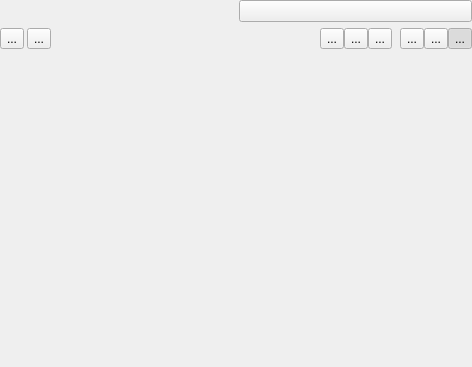
<?xml version="1.0" encoding="utf-8"?>
<ui version="4.0">
 <class>qMRMLTableViewControllerWidget</class>
 <widget class="ctkPopupWidget" name="qMRMLTableViewControllerWidget">
  <property name="geometry">
   <rect>
    <x>0</x>
    <y>0</y>
    <width>472</width>
    <height>367</height>
   </rect>
  </property>
  <property name="windowTitle">
   <string>Table View Controller</string>
  </property>
  <layout class="QVBoxLayout" name="verticalLayout">
   <property name="margin">
    <number>0</number>
   </property>
   <item>
    <layout class="QHBoxLayout" name="horizontalLayout_3">
     <property name="sizeConstraint">
      <enum>QLayout::SetMinimumSize</enum>
     </property>
     <item>
      <widget class="qMRMLNodeComboBox" name="tableComboBox">
       <property name="nodeTypes">
        <stringlist>
         <string>vtkMRMLTableNode</string>
        </stringlist>
       </property>
       <property name="noneEnabled">
        <bool>true</bool>
       </property>
       <property name="addEnabled">
        <bool>true</bool>
       </property>
       <property name="removeEnabled">
        <bool>true</bool>
       </property>
       <property name="renameEnabled">
        <bool>true</bool>
       </property>
      </widget>
     </item>
     <item>
      <widget class="QPushButton" name="LockTableButton">
       <property name="sizePolicy">
        <sizepolicy hsizetype="Preferred" vsizetype="Preferred">
         <horstretch>0</horstretch>
         <verstretch>0</verstretch>
        </sizepolicy>
       </property>
       <property name="minimumSize">
        <size>
         <width>30</width>
         <height>0</height>
        </size>
       </property>
       <property name="toolTip">
        <string>Allow table editing</string>
       </property>
       <property name="text">
        <string/>
       </property>
       <property name="icon">
        <iconset>
         <normaloff>:/Icons/Medium/SlicerUnlock.png</normaloff>:/Icons/Medium/SlicerUnlock.png</iconset>
       </property>
       <property name="checkable">
        <bool>false</bool>
       </property>
       <property name="flat">
        <bool>false</bool>
       </property>
      </widget>
     </item>
    </layout>
   </item>
   <item>
    <layout class="QHBoxLayout" name="horizontalLayout">
     <property name="spacing">
      <number>3</number>
     </property>
     <item>
      <widget class="QToolButton" name="CopyButton">
       <property name="toolTip">
        <string>Copy</string>
       </property>
       <property name="text">
        <string>...</string>
       </property>
       <property name="icon">
        <iconset>
         <normaloff>:/Icons/Medium/SlicerEditCopy.png</normaloff>:/Icons/Medium/SlicerEditCopy.png</iconset>
       </property>
      </widget>
     </item>
     <item>
      <widget class="QToolButton" name="PasteButton">
       <property name="toolTip">
        <string>Paste</string>
       </property>
       <property name="text">
        <string>...</string>
       </property>
       <property name="icon">
        <iconset>
         <normaloff>:/Icons/Medium/SlicerEditPaste.png</normaloff>:/Icons/Medium/SlicerEditPaste.png</iconset>
       </property>
      </widget>
     </item>
     <item>
      <widget class="QFrame" name="EditControlsFrame">
       <property name="minimumSize">
        <size>
         <width>0</width>
         <height>15</height>
        </size>
       </property>
       <property name="frameShape">
        <enum>QFrame::NoFrame</enum>
       </property>
       <property name="frameShadow">
        <enum>QFrame::Plain</enum>
       </property>
       <property name="lineWidth">
        <number>0</number>
       </property>
       <layout class="QHBoxLayout" name="horizontalLayout_7">
        <property name="spacing">
         <number>0</number>
        </property>
        <property name="margin">
         <number>0</number>
        </property>
        <item>
         <spacer name="horizontalSpacer">
          <property name="orientation">
           <enum>Qt::Horizontal</enum>
          </property>
          <property name="sizeType">
           <enum>QSizePolicy::MinimumExpanding</enum>
          </property>
          <property name="sizeHint" stdset="0">
           <size>
            <width>16</width>
            <height>20</height>
           </size>
          </property>
         </spacer>
        </item>
        <item>
         <widget class="QToolButton" name="ColumnInsertButton">
          <property name="toolTip">
           <string>Add column</string>
          </property>
          <property name="text">
           <string>...</string>
          </property>
          <property name="icon">
           <iconset resource="../qMRMLWidgets.qrc">
            <normaloff>:/Icons/column_add.png</normaloff>:/Icons/column_add.png</iconset>
          </property>
         </widget>
        </item>
        <item>
         <widget class="QToolButton" name="ColumnDeleteButton">
          <property name="toolTip">
           <string>Delete column</string>
          </property>
          <property name="text">
           <string>...</string>
          </property>
          <property name="icon">
           <iconset resource="../qMRMLWidgets.qrc">
            <normaloff>:/Icons/column_delete.png</normaloff>:/Icons/column_delete.png</iconset>
          </property>
         </widget>
        </item>
        <item>
         <widget class="QToolButton" name="LockFirstColumnButton">
          <property name="toolTip">
           <string>Lock first column</string>
          </property>
          <property name="text">
           <string>...</string>
          </property>
          <property name="icon">
           <iconset resource="../qMRMLWidgets.qrc">
            <normaloff>:/Icons/row_header_lock.png</normaloff>:/Icons/row_header_lock.png</iconset>
          </property>
          <property name="checkable">
           <bool>true</bool>
          </property>
         </widget>
        </item>
        <item>
         <spacer name="horizontalSpacer_2">
          <property name="orientation">
           <enum>Qt::Horizontal</enum>
          </property>
          <property name="sizeType">
           <enum>QSizePolicy::Preferred</enum>
          </property>
          <property name="sizeHint" stdset="0">
           <size>
            <width>8</width>
            <height>0</height>
           </size>
          </property>
         </spacer>
        </item>
        <item>
         <widget class="QToolButton" name="RowInsertButton">
          <property name="toolTip">
           <string>Add row</string>
          </property>
          <property name="text">
           <string>...</string>
          </property>
          <property name="icon">
           <iconset resource="../qMRMLWidgets.qrc">
            <normaloff>:/Icons/row_add.png</normaloff>:/Icons/row_add.png</iconset>
          </property>
         </widget>
        </item>
        <item>
         <widget class="QToolButton" name="RowDeleteButton">
          <property name="toolTip">
           <string>Delete row</string>
          </property>
          <property name="text">
           <string>...</string>
          </property>
          <property name="icon">
           <iconset resource="../qMRMLWidgets.qrc">
            <normaloff>:/Icons/row_delete.png</normaloff>:/Icons/row_delete.png</iconset>
          </property>
         </widget>
        </item>
        <item>
         <widget class="QToolButton" name="LockFirstRowButton">
          <property name="toolTip">
           <string>Lock first row</string>
          </property>
          <property name="text">
           <string>...</string>
          </property>
          <property name="icon">
           <iconset resource="../qMRMLWidgets.qrc">
            <normaloff>:/Icons/column_header_lock.png</normaloff>:/Icons/column_header_lock.png</iconset>
          </property>
          <property name="checkable">
           <bool>true</bool>
          </property>
          <property name="checked">
           <bool>true</bool>
          </property>
         </widget>
        </item>
       </layout>
      </widget>
     </item>
    </layout>
   </item>
   <item>
    <spacer name="verticalSpacer">
     <property name="orientation">
      <enum>Qt::Vertical</enum>
     </property>
     <property name="sizeType">
      <enum>QSizePolicy::Expanding</enum>
     </property>
     <property name="sizeHint" stdset="0">
      <size>
       <width>20</width>
       <height>1</height>
      </size>
     </property>
    </spacer>
   </item>
   <item>
    <spacer name="BottomSpacer">
     <property name="orientation">
      <enum>Qt::Vertical</enum>
     </property>
     <property name="sizeType">
      <enum>QSizePolicy::Fixed</enum>
     </property>
     <property name="sizeHint" stdset="0">
      <size>
       <width>20</width>
       <height>0</height>
      </size>
     </property>
    </spacer>
   </item>
  </layout>
 </widget>
 <customwidgets>
  <customwidget>
   <class>qMRMLNodeComboBox</class>
   <extends>QWidget</extends>
   <header>qMRMLNodeComboBox.h</header>
  </customwidget>
  <customwidget>
   <class>ctkPopupWidget</class>
   <extends>QFrame</extends>
   <header>ctkPopupWidget.h</header>
   <container>1</container>
  </customwidget>
 </customwidgets>
 <resources>
  <include location="../qMRMLWidgets.qrc"/>
 </resources>
 <connections/>
</ui>
